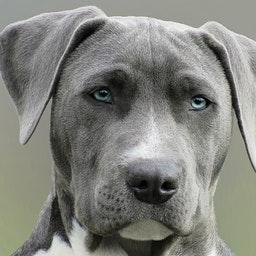
#> input picture Terminale/DPR/chien256_256.jpg, 256 x 256 px
$ python 5.8.2.2.py
#> lines starting #> are read from the running program, lines starting #| are printed output that depends on the picture
# Importation des bibliothèques nécessaires
from PIL import Image
import matplotlib.pyplot as plt
import numpy as np

# Chargement de l'image en tant que tableau numpy
imag = np.array(Image.open('chien256_256.jpg'))
#> imag is the input picture: shape (256, 256, 3); mean R, G, B 129.9, 130.8, 124.9

# Rotation de l'image à l'aide de la fonction np.rot90()
imagRot = Image.fromarray(np.rot90(imag))
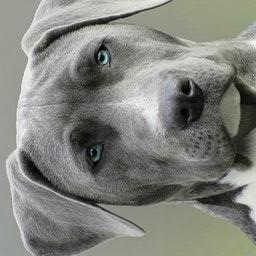
#> imagRot: PIL image 256x256 RGB; mean R, G, B 129.9, 130.8, 124.9

# Sauvegarde de l'image rotée
imagRot.save("rotationTableauChien256_256.jpg")

# Affichage de l'image rotée
imagRot.show()

# Affichage de l'image originale à l'aide de matplotlib
imag1 = plt.imshow(imag)
plt.show()

# Affichage de l'image rotée à l'aide de matplotlib
imag2 = plt.imshow(imagRot)
plt.show()
